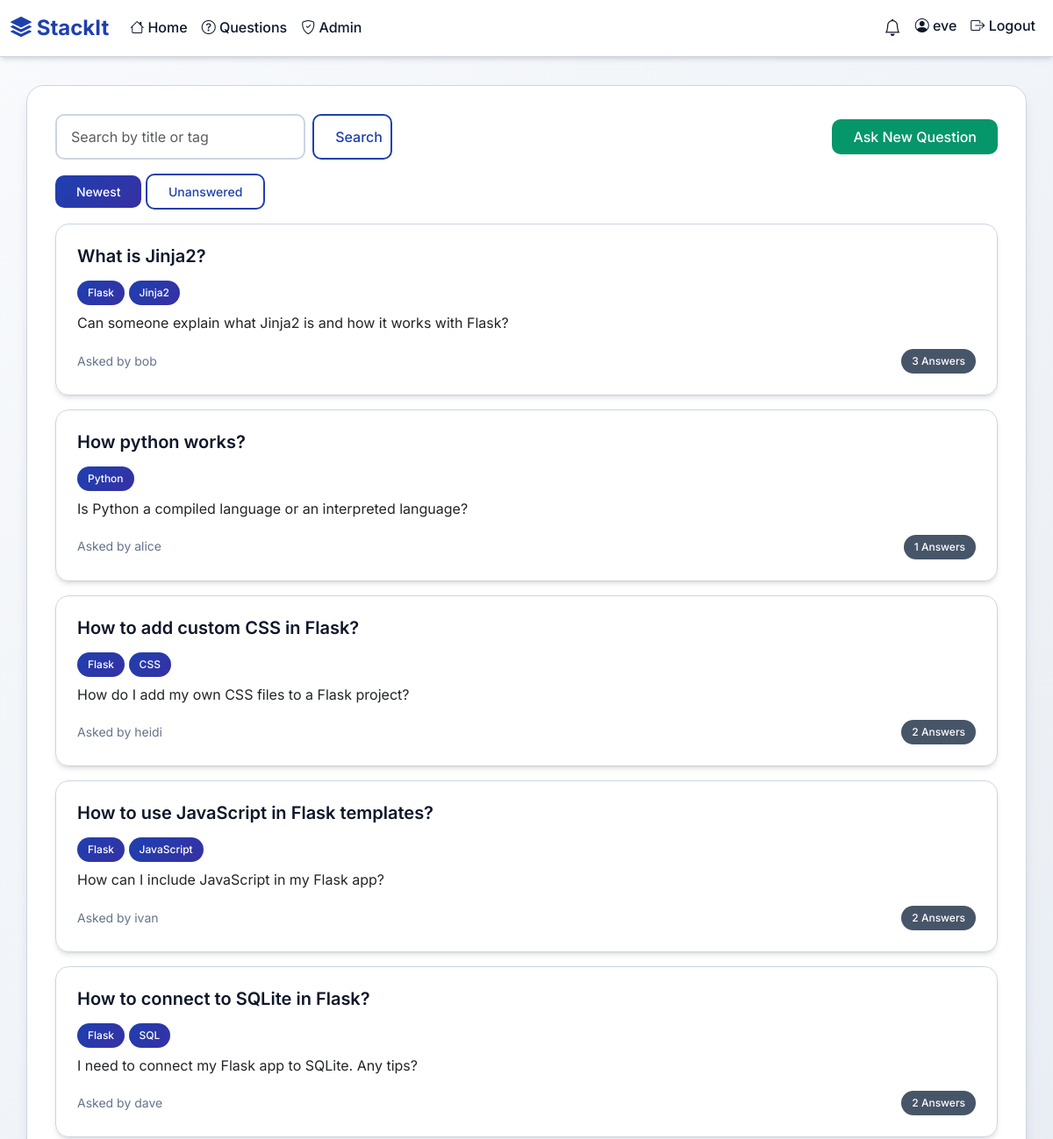
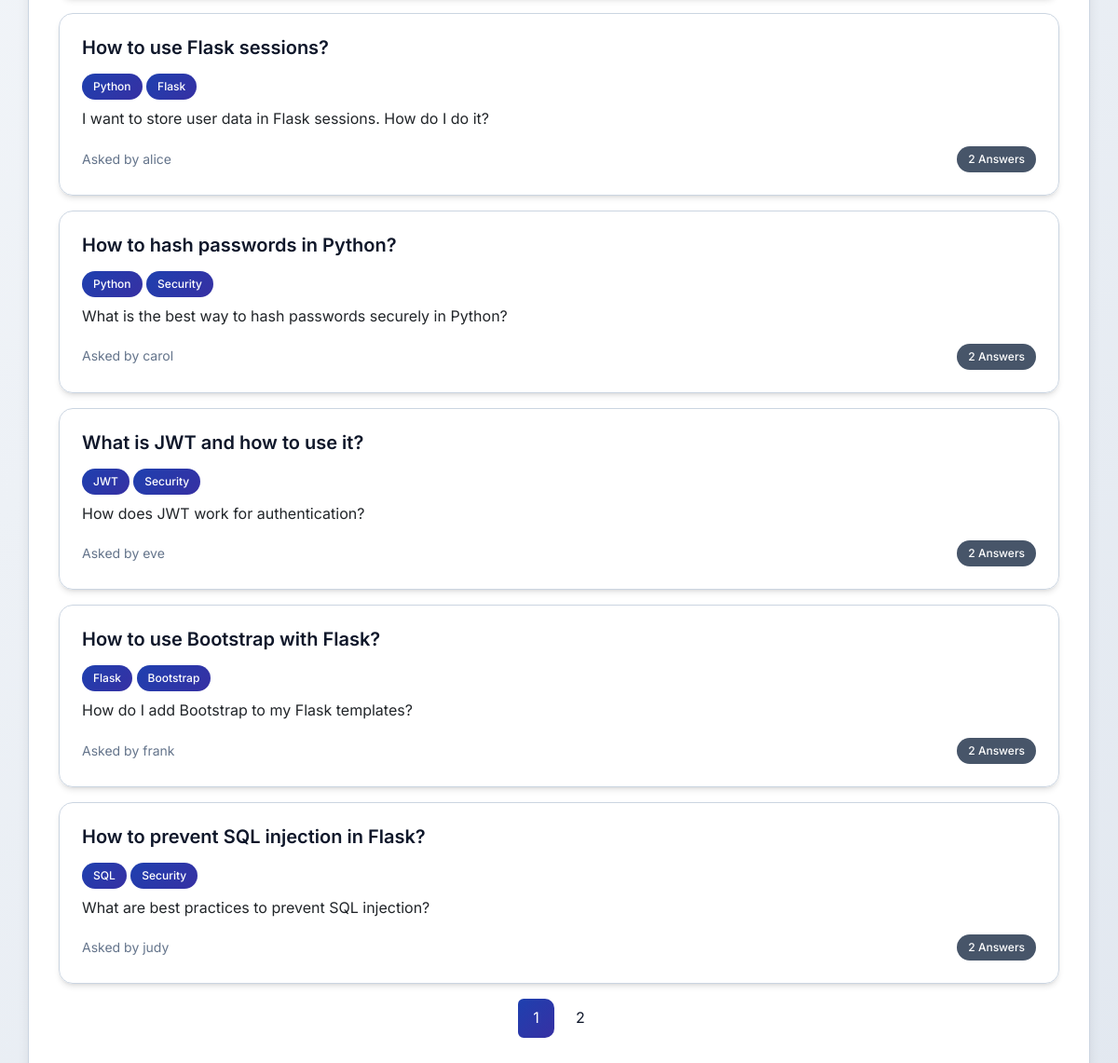
Screenshot of /questions (signed in) with the database file from the repository (2 pictures, top to bottom).
### tables this page shows
CREATE TABLE users (
            id INTEGER PRIMARY KEY AUTOINCREMENT,
            username TEXT UNIQUE NOT NULL,
            email TEXT UNIQUE NOT NULL,
            password_hash TEXT NOT NULL,
            is_admin BOOLEAN DEFAULT 0,
            is_banned BOOLEAN DEFAULT 0,
            created_at TIMESTAMP DEFAULT CURRENT_TIMESTAMP
        , reputation INTEGER DEFAULT 0);

CREATE TABLE questions (
            id INTEGER PRIMARY KEY AUTOINCREMENT,
            title TEXT NOT NULL,
            body_html TEXT NOT NULL,
            user_id INTEGER NOT NULL,
            created_at TIMESTAMP DEFAULT CURRENT_TIMESTAMP,
            accepted_answer_id INTEGER,
            FOREIGN KEY (user_id) REFERENCES users (id)
        );

### app.py (the view)
@app.route('/questions')
def index():
    page = request.args.get('page', 1, type=int)
    per_page = 10
    offset = (page - 1) * per_page
    conn = get_db()
    filter_type = request.args.get('filter', 'newest')
    search_query = request.args.get('search', '')
    if filter_type == 'unanswered':
        base_query = '''
            SELECT q.*, u.username,
                   (SELECT COUNT(*) FROM answers WHERE question_id = q.id) as answer_count,
                   GROUP_CONCAT(t.name) as tags
            FROM questions q
            LEFT JOIN users u ON q.user_id = u.id
            LEFT JOIN question_tags qt ON q.id = qt.question_id
            LEFT JOIN tags t ON qt.tag_id = t.id
            WHERE q.id NOT IN (SELECT DISTINCT question_id FROM answers)
        '''
        if search_query:
            base_query += f" AND (q.title LIKE '%{search_query}%' OR t.name LIKE '%{search_query}%')"
    else:
        base_query = '''
            SELECT q.*, u.username,
                   (SELECT COUNT(*) FROM answers WHERE question_id = q.id) as answer_count,
                   GROUP_CONCAT(t.name) as tags
            FROM questions q
            LEFT JOIN users u ON q.user_id = u.id
            LEFT JOIN question_tags qt ON q.id = qt.question_id
            LEFT JOIN tags t ON qt.tag_id = t.id
        '''
        if search_query:
            base_query += f" WHERE (q.title LIKE '%{search_query}%' OR t.name LIKE '%{search_query}%')"
    base_query += " GROUP BY q.id"
    if filter_type == 'newest':
        base_query += " ORDER BY q.created_at DESC"
    elif filter_type == 'votes':
        base_query += " ORDER BY (SELECT COALESCE(SUM(v.value), 0) FROM votes v JOIN answers a ON v.answer_id = a.id WHERE a.question_id = q.id) DESC"
    base_query += f" LIMIT {per_page} OFFSET {offset}"
    questions = conn.execute(base_query).fetchall()
    if filter_type == 'unanswered':
        count_query = '''
            SELECT COUNT(DISTINCT q.id) as total
            FROM questions q
            LEFT JOIN question_tags qt ON q.id = qt.question_id
            LEFT JOIN tags t ON qt.tag_id = t.id
            WHERE q.id NOT IN (SELECT DISTINCT question_id FROM answers)
        '''
        if search_query:
            count_query += f" AND (q.title LIKE '%{search_query}%' OR t.name LIKE '%{search_query}%')"
    else:
        count_query = '''
            SELECT COUNT(DISTINCT q.id) as total
            FROM questions q
            LEFT JOIN question_tags qt ON q.id = qt.question_id
            LEFT JOIN tags t ON qt.tag_id = t.id
        '''
        if search_query:
            count_query += f" WHERE (q.title LIKE '%{search_query}%' OR t.name LIKE '%{search_query}%')"
    total = conn.execute(count_query).fetchone()['total']
    conn.close()
    total_pages = (total + per_page - 1) // per_page
    return render_template('index.html',
                         questions=questions,
                         page=page,
                         total_pages=total_pages,
                         filter_type=filter_type,
                         search_query=search_query)

### app.py (called while the page is built)
def get_db():
    conn = sqlite3.connect('database.db')
    conn.row_factory = sqlite3.Row
    return conn

@login_manager.user_loader
def load_user(user_id):
    conn = get_db()
    user_data = conn.execute('SELECT * FROM users WHERE id = ?', (user_id,)).fetchone()
    conn.close()
    if user_data:
        return User(user_data)
    return None

    @property
    def is_active(self):
        return not self.is_banned

### templates/index.html (shortened to what this page needs)
{% extends 'base.html' %}
{% block content %}
<div class="d-flex justify-content-between align-items-center mb-3">
  <form class="d-flex" method="get" action="{{ url_for('index') }}">
    <input class="form-control me-2" type="search" name="search" placeholder="Search by title or tag" value="{{ search_query }}">
    <button class="btn btn-outline-primary" type="submit">Search</button>
  </form>
  {% if current_user.is_authenticated %}
    <a href="{{ url_for('ask') }}" class="btn btn-success">Ask New Question</a>
  {% endif %}
</div>
<div class="mb-3">
  <a href="{{ url_for('index', filter='newest') }}" class="btn btn-sm {% if filter_type=='newest' %}btn-primary{% else %}btn-outline-primary{% endif %}">Newest</a>
  <a href="{{ url_for('index', filter='unanswered') }}" class="btn btn-sm {% if filter_type=='unanswered' %}btn-primary{% else %}btn-outline-primary{% endif %}">Unanswered</a>
</div>
{% for q in questions %}
  <div class="card mb-3">
    <div class="card-body">
      <h5 class="card-title"><a href="{{ url_for('question', question_id=q.id) }}">{{ q.title }}</a></h5>
      <div class="mb-2">
        {% if q.tags %}
          {% for tag in q.tags.split(',') %}
            <span class="badge bg-info text-dark">{{ tag }}</span>
          {% endfor %}
        {% endif %}
      </div>
      <p class="card-text">{{ q.body_html|striptags|truncate(120) }}</p>
      <div class="d-flex justify-content-between align-items-center">
        <small class="text-muted">Asked by {{ q.username }}</small>
        <span class="badge bg-secondary">{{ q.answer_count }} Answers</span>
      </div>
    </div>
  </div>
{% else %}
  <div class="alert alert-info">No questions found.</div>
{% endfor %}
<nav aria-label="Page navigation">
  <ul class="pagination justify-content-center">
    {% for p in range(1, total_pages+1) %}
      <li class="page-item {% if p == page %}active{% endif %}"><a class="page-link" href="{{ url_for('index', page=p, filter=filter_type, search=search_query) }}">{{ p }}</a></li>
    {% endfor %}
  </ul>
</nav>
{% endblock %}

### templates/base.html (shortened to what this page needs)
<!DOCTYPE html>
<html lang="en">
<head>
    <link rel="stylesheet" href="https://cdn.jsdelivr.net/npm/bootstrap@5.3.0/dist/css/bootstrap.min.css">
    <link rel="stylesheet" href="https://cdn.jsdelivr.net/npm/bootstrap-icons@1.10.0/font/bootstrap-icons.css">
    <link rel="stylesheet" href="{{ url_for('static', filename='css/style.css') }}">
    <link href="https://cdn.quilljs.com/1.3.6/quill.snow.css" rel="stylesheet">
</head>
<body>
<nav class="navbar navbar-expand-lg navbar-light bg-light mb-4">
  <div class="container-fluid">
    <a class="navbar-brand" href="{{ url_for('landing') }}">
      <i class="bi bi-stack"></i> StackIt
    </a>
    <div class="collapse navbar-collapse" id="navbarNav">
      <ul class="navbar-nav me-auto mb-2 mb-lg-0">
        <li class="nav-item">
          <a class="nav-link" href="{{ url_for('landing') }}">
            <i class="bi bi-house"></i> Home
          </a>
        </li>
        <li class="nav-item">
          <a class="nav-link" href="{{ url_for('index') }}">
            <i class="bi bi-question-circle"></i> Questions
          </a>
        </li>
        {% if current_user.is_authenticated and current_user.is_admin %}
        <li class="nav-item">
          <a class="nav-link" href="{{ url_for('admin_dashboard') }}">
            <i class="bi bi-shield-check"></i> Admin
          </a>
        </li>
        {% endif %}
      </ul>
      <ul class="navbar-nav ms-auto">
        {% if current_user.is_authenticated %}
        <li class="nav-item">
          <a class="nav-link position-relative" href="#" id="notificationBell">
            <i class="bi bi-bell"></i>
          </a>
        </li>
        <li class="nav-item">
          <span class="nav-link">
            <i class="bi bi-person-circle"></i> {{ current_user.username }}
          </span>
        </li>
        <li class="nav-item">
          <a class="nav-link" href="{{ url_for('logout') }}">
            <i class="bi bi-box-arrow-right"></i> Logout
          </a>
        </li>
        {% endif %}
      </ul>
    </div>
  </div>
</nav>
<div class="container">
    {% block content %}{% endblock %}
</div>
</body>
</html>

### static/css/style.css (style rules this page uses)
:root { --primary-color: #1e40af; --primary-dark: #1e3a8a; --secondary-color: #475569; --success-color: #059669; --danger-color: #dc2626; --warning-color: #d97706; --info-color: #0891b2; --light-bg: #ffffff; --dark-bg: #0f172a; --border-color: #cbd5e1; --text-primary: #0f172a; --text-secondary: #475569; --text-muted: #64748b; --shadow-sm: 0 1px 2px 0 rgb(0 0 0 / 0.05); --shadow-md: 0 4px 6px -1px rgb(0 0 0 / 0.1), 0 2px 4px -2px rgb(0 0 0 / 0.1); --shadow-lg: 0 10px 15px -3px rgb(0 0 0 / 0.1), 0 4px 6px -4px rgb(0 0 0 / 0.1); --gradient-primary: linear-gradient(135deg, #1e40af 0%, #3730a3 100%); --gradient-secondary: linear-gradient(135deg, #059669 0%, #047857 100%); }
* { box-sizing: border-box; }
body { font-family: 'Inter', -apple-system, BlinkMacSystemFont, 'Segoe UI', Roboto, sans-serif; background: linear-gradient(135deg, #f8fafc 0%, #e2e8f0 100%); min-height: 100vh; color: var(--text-primary); line-height: 1.6; }
.navbar { background: rgba(255, 255, 255, 0.98) !important; backdrop-filter: blur(10px); border-bottom: 1px solid var(--border-color); box-shadow: var(--shadow-md); transition: all 0.3s ease; }
.navbar-brand { font-weight: 700; font-size: 1.5rem; color: var(--primary-color); }
.navbar-nav .nav-link { font-weight: 500; color: var(--text-primary) !important; transition: all 0.3s ease; position: relative; }
.navbar-nav .nav-link::after { content: ''; position: absolute; bottom: 0; left: 50%; width: 0; height: 2px; background: var(--gradient-primary); transition: all 0.3s ease; transform: translateX(-50%); }
.container { background: rgba(255, 255, 255, 0.98); backdrop-filter: blur(10px); border-radius: 20px; box-shadow: var(--shadow-lg); padding: 2rem; margin-top: 2rem; margin-bottom: 2rem; border: 1px solid var(--border-color); }
.card { border: 1px solid var(--border-color); border-radius: 15px; box-shadow: var(--shadow-md); transition: all 0.3s ease; background: rgba(255, 255, 255, 0.98); backdrop-filter: blur(10px); }
.card-body { padding: 1.5rem; }
.card-title { font-weight: 600; color: var(--text-primary); margin-bottom: 1rem; }
.card-title a { color: var(--text-primary); text-decoration: none; transition: color 0.3s ease; }
.badge { font-weight: 500; padding: 0.5rem 0.75rem; border-radius: 20px; font-size: 0.75rem; transition: all 0.3s ease; }
.bg-info { background: var(--gradient-primary) !important; color: white !important; }
.bg-secondary { background: var(--secondary-color) !important; }
.btn { border-radius: 10px; font-weight: 500; padding: 0.5rem 1.5rem; transition: all 0.3s ease; border: none; position: relative; overflow: hidden; }
.btn::before { content: ''; position: absolute; top: 0; left: -100%; width: 100%; height: 100%; background: linear-gradient(90deg, transparent, rgba(255, 255, 255, 0.2), transparent); transition: left 0.5s; }
.btn-primary { background: var(--gradient-primary); color: white; }
.btn-success { background: var(--success-color); color: white; }
.btn-outline-primary { border: 2px solid var(--primary-color); color: var(--primary-color); background: transparent; }
.form-control { border-radius: 10px; border: 2px solid var(--border-color); padding: 0.75rem 1rem; transition: all 0.3s ease; background: rgba(255, 255, 255, 0.98); color: var(--text-primary); }
.pagination { gap: 0.5rem; }
.page-link { border-radius: 10px; border: none; padding: 0.5rem 1rem; color: var(--text-primary); background: rgba(255, 255, 255, 0.9); transition: all 0.3s ease; }
.page-item.active .page-link { background: var(--gradient-primary); color: white; border: none; }
#notificationBell { position: relative; font-size: 1.2rem; color: var(--text-primary); transition: all 0.3s ease; }
* { transition: all 0.3s ease; }
.text-muted { color: var(--text-muted) !important; }

### rows the page displays
users: username "eve"
questions: title "What is Jinja2?", tag "Flask" "Jinja2", body_html "Can someone explain what Jinja2 is and how it works with Flask?", username "bob", answer_count "3"
questions: title "How python works?", tag "Python", body_html "Is Python a compiled language or an interpreted language?", username "alice", answer_count "1"
questions: title "How to add custom CSS in Flask?", tag "Flask" "CSS", body_html "How do I add my own CSS files to a Flask project?", username "heidi", answer_count "2"
questions: title "How to use JavaScript in Flask templates?", tag "Flask" "JavaScript", body_html "How can I include JavaScript in my Flask app?", username "ivan", answer_count "2"
questions: title "How to connect to SQLite in Flask?", tag "Flask" "SQL", body_html "I need to connect my Flask app to SQLite. Any tips?", username "dave", answer_count "2"
questions: title "How to use Flask sessions?", tag "Python" "Flask", body_html "I want to store user data in Flask sessions. How do I do it?", username "alice", answer_count "2"
questions: title "How to hash passwords in Python?", tag "Python" "Security", body_html "What is the best way to hash passwords securely in Python?", username "carol", answer_count "2"
questions: title "What is JWT and how to use it?", tag "JWT" "Security", body_html "How does JWT work for authentication?", username "eve", answer_count "2"
questions: title "How to use Bootstrap with Flask?", tag "Flask" "Bootstrap", body_html "How do I add Bootstrap to my Flask templates?", username "frank", answer_count "2"
questions: title "How to prevent SQL injection in Flask?", tag "SQL" "Security", body_html "What are best practices to prevent SQL injection?", username "judy", answer_count "2"

### other values shown
{{ p }} "1" "2"
